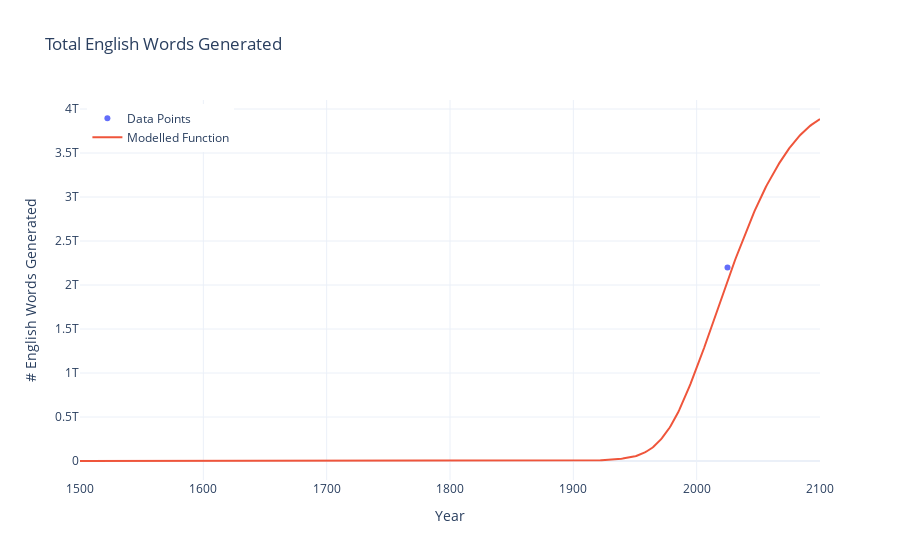

Notebook cell for this chart:
### Code cell
def W(t):
    return P(t)*E(t)*G(t)

fig = plot_against_data(W, total_years, [2025], [2.2e12], "Total English Words Generated", "# English Words Generated")
fig.show()

### Figure 1 — Plotly figure (JSON) as saved in the notebook; plotly's stock layout.template omitted (floating-point values rounded to 4 significant figures; data arrays with more than 128 entries replaced by an {"elided": "..."} marker saying what was removed)
{"data": [{"line": {"width": 2}, "mode": "markers", "name": "Data Points", "x": [2025], "y": [2200000000000.0], "type": "scatter"}, {"line": {"width": 2}, "mode": "lines", "name": "Modelled Function", "x": {"elided": "601 int values"}, "y": {"elided": "601 float values"}, "type": "scatter"}], "layout": {"legend": {"yanchor": "top", "y": 0.99, "xanchor": "left", "x": 0.01}, "title": {"text": "Total English Words Generated"}, "xaxis": {"title": {"text": "Year"}}, "yaxis": {"title": {"text": "# English Words Generated"}}, "hovermode": "x unified", "showlegend": true}}
